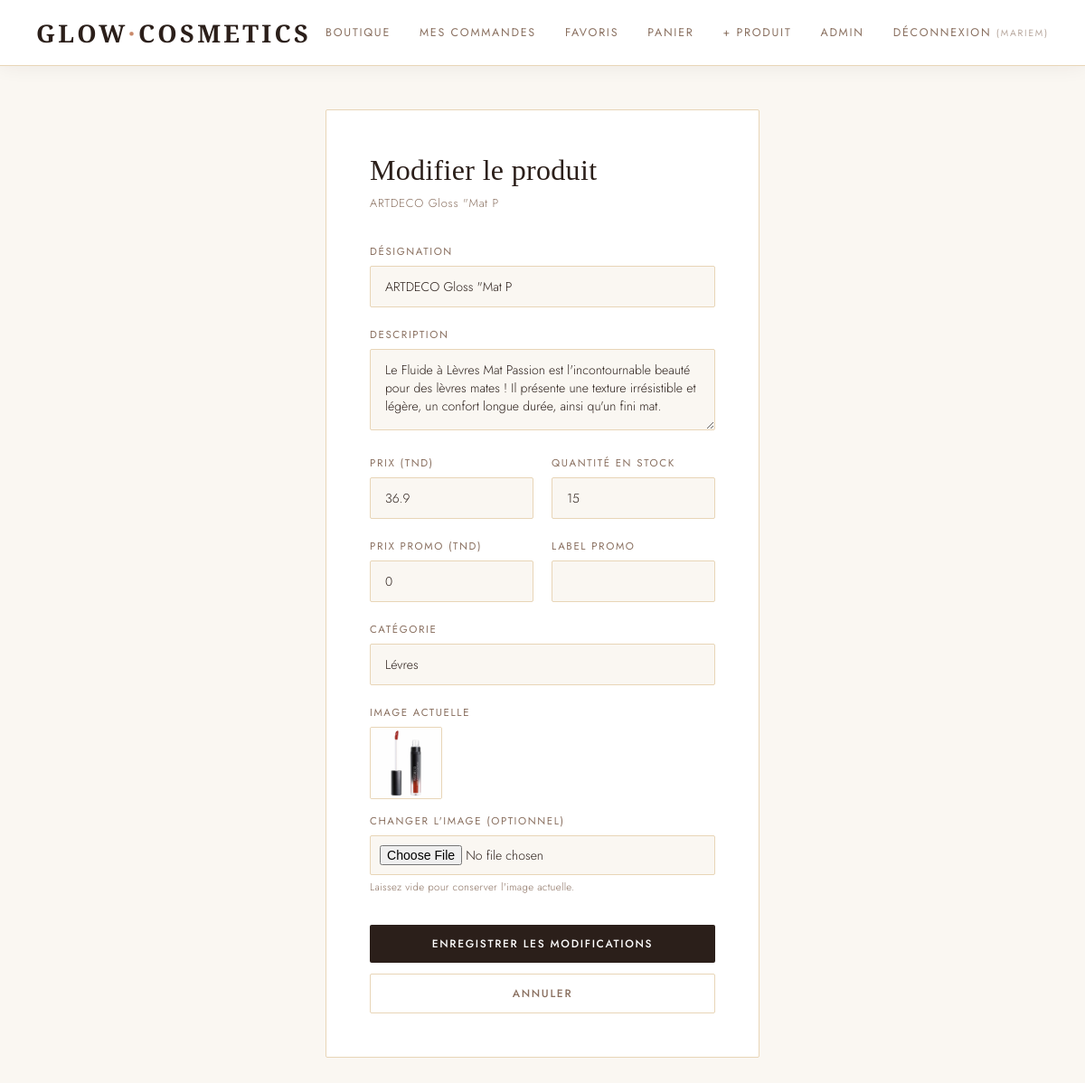
/views/editProduct.php?id=11 (signed in), run on the app's committed database.
### tables this page shows
CREATE TABLE `products` (
  `id` int(11) NOT NULL,
  `name` varchar(20) NOT NULL,
  `desc` varchar(255) NOT NULL,
  `price` decimal(10,3) NOT NULL,
  `category` varchar(30) NOT NULL,
  `image_url` varchar(255) NOT NULL,
  `quantity` int(5) NOT NULL,
  `promo_price` decimal(10,3) NOT NULL DEFAULT 0.000,
  `promo_label` varchar(50) NOT NULL DEFAULT ''
);

### models/productManager.php (called while the page is built, shortened)
<?php
require_once __DIR__ . '/product.php';
class ProductManager {
    public function getById(int $id): ?Product {
        $stmt = $this->db->prepare("SELECT * FROM products WHERE id = :id");
        $stmt->execute([':id' => $id]);
        $row = $stmt->fetch();
        $p = new Product(
            $row['name'], $row['desc'], (float)$row['price'],
            $row['category'], $row['image_url'], (int)$row['quantity'],
            (float)($row['promo_price'] ?? 0.0), $row['promo_label'] ?? ''
        );
        $p->id = (int)$row['id'];
        return $p;
    }
}

### models/product.php (called while the page is built, shortened)
<?php
class Product {
    public function __construct(
        string $name      = '',
        string $desc      = '',
        float  $price     = 0.0,
        string $category  = '',
        string $image_url = 'product.jpg',
        int    $quantity  = 0,
        float  $promo_price = 0.0,
        string $promo_label = ''
    ) {
        $this->name       = $name;
        $this->desc       = $desc;
        $this->price      = $price;
        $this->category   = $category;
        $this->image_url  = $image_url;
        $this->quantity   = $quantity;
        $this->promo_price = $promo_price;
        $this->promo_label = $promo_label;
    }
}

### views/editProduct.php (the view, shortened to what this page needs)
<!DOCTYPE html>
<?php
require_once "../config/db_connect.php";
require_once "../models/product.php";
require_once "../models/productManager.php";
$id      = (int)($_GET['id'] ?? 0);
$manager = new ProductManager($db);
$product = $manager->getById($id);
?>
<html lang="fr">
<head>
</head>
<body>
<?php include "header.php"; ?>
<main class="container-sm" style="padding-top:48px; padding-bottom:80px;">
    <div class="form-card">
        <h2 class="form-title">Modifier le produit</h2>
        <p class="form-subtitle"><?= htmlspecialchars($product->name) ?></p>
        <form action="../controllers/editProductController.php" method="POST" enctype="multipart/form-data">
            <div class="form-group">
                <label for="name">Désignation</label>
                <input type="text" name="name" id="name" value="<?= htmlspecialchars($product->name) ?>" required>
            </div>
            <div class="form-group">
                <label for="desc">Description</label>
                <textarea name="desc" id="desc"><?= htmlspecialchars($product->desc) ?></textarea>
            </div>
            <div class="form-row">
                <div class="form-group">
                    <label for="price">Prix (TND)</label>
                    <input type="number" step="0.001" min="0" name="price" id="price" value="<?= $product->price ?>" required>
                </div>
                <div class="form-group">
                    <label for="quantity">Quantité en stock</label>
                    <input type="number" min="0" name="quantity" id="quantity" value="<?= $product->quantity ?>" required>
                </div>
            </div>
            <div class="form-row">
                <div class="form-group">
                    <label for="promo_price">Prix promo (TND)</label>
                    <input type="number" step="0.001" min="0" name="promo_price" id="promo_price" value="<?= $product->promo_price ?>">
                </div>
                <div class="form-group">
                    <label for="promo_label">Label promo</label>
                    <input type="text" name="promo_label" id="promo_label" value="<?= htmlspecialchars($product->promo_label) ?>">
                </div>
            </div>
            <div class="form-group">
                <label for="category">Catégorie</label>
                <input type="text" name="category" id="category" value="<?= htmlspecialchars($product->category) ?>" required>
            </div>
            <div class="form-group">
                <label>Image actuelle</label>
                <div style="margin-bottom:10px;">
                    <img src="../public/uploads/products/<?= htmlspecialchars($product->image_url) ?>"
                         style="height:80px; object-fit:cover; border:1px solid var(--gold-light); border-radius:2px;"
                         onerror="this.style.display='none'">
                </div>
                <label for="image_file">Changer l'image (optionnel)</label>
                <input type="file" name="image_file" id="image_file" accept="image/*">
                <span class="form-hint">Laissez vide pour conserver l'image actuelle.</span>
            </div>
            <div style="margin-top:32px; display:flex; flex-direction:column; gap:12px;">
                <button type="submit" class="btn btn-primary btn-full">Enregistrer les modifications</button>
                <a href="catalogue.php" class="btn btn-ghost btn-full">Annuler</a>
            </div>
        </form>
    </div>
</main>
</body>
</html>

### assets/style.css (style rules this page uses)
:root { --cream: #faf7f2; --blush: #e8c5b0; --rose: #c9896a; --deep: #2b1f1a; --charcoal: #3d2e28; --gold: #c4a882; --gold-light: #e8d5b7; --muted: #8a7060; --white: #ffffff; --error: #c0392b; --success: #27ae60; --card-shadow: 0 4px 30px rgba(43,31,26,0.08); --transition: all 0.3s cubic-bezier(0.4, 0, 0.2, 1); }
*, *::before, *::after { box-sizing: border-box; margin: 0; padding: 0; }
html { scroll-behavior: smooth; }
body { font-family: 'Jost', sans-serif; background: var(--cream); color: var(--deep); min-height: 100vh; font-weight: 300; letter-spacing: 0.02em; }
.container-sm { max-width: 520px; margin: 0 auto; padding: 40px 20px; }
.btn { display: inline-flex; align-items: center; justify-content: center; gap: 8px; padding: 12px 28px; font-family: 'Jost', sans-serif; font-size: 0.75rem; font-weight: 500; letter-spacing: 0.14em; text-transform: uppercase; text-decoration: none; border: none; cursor: pointer; transition: var(--transition); border-radius: 2px; }
.btn-primary { background: var(--deep); color: white; }
.btn-ghost { background: transparent; color: var(--muted); border: 1px solid var(--gold-light); }
.btn-full { width: 100%; }
.form-card { background: var(--white); border: 1px solid var(--gold-light); padding: 48px; border-radius: 2px; }
.form-title { font-family: 'Cormorant Garamond', serif; font-size: 2rem; font-weight: 300; color: var(--deep); margin-bottom: 8px; }
.form-subtitle { font-size: 0.8rem; color: var(--muted); letter-spacing: 0.06em; margin-bottom: 36px; }
.form-row { display: grid; grid-template-columns: 1fr 1fr; gap: 20px; }
.form-group { margin-bottom: 22px; }
.form-group label { display: block; font-size: 0.72rem; letter-spacing: 0.14em; text-transform: uppercase; color: var(--muted); margin-bottom: 8px; font-weight: 400; }
.form-group input, .form-group select, .form-group textarea { width: 100%; padding: 12px 16px; background: var(--cream); border: 1px solid var(--gold-light); border-radius: 2px; font-family: 'Jost', sans-serif; font-size: 0.88rem; color: var(--deep); transition: var(--transition); outline: none; font-weight: 300; }
.form-group textarea { resize: vertical; min-height: 90px; }
.form-group input[type="file"] { padding: 10px; cursor: pointer; }
.form-hint { font-size: 0.72rem; color: var(--muted); margin-top: 5px; }

### data on the page
products: name "ARTDECO Gloss \"Mat P", desc "Le Fluide à Lèvres Mat Passion est l'incontournable beauté pour des lèvres mates ! Il présente une texture irrésistible et légère, un confort longue durée, ainsi qu'un fini mat.", price "36.9", quantity "15", promo_price "0", category "Lévres", image_url (picture)

### other printed values
$_SESSION['client']['username'] "MARIEM"
